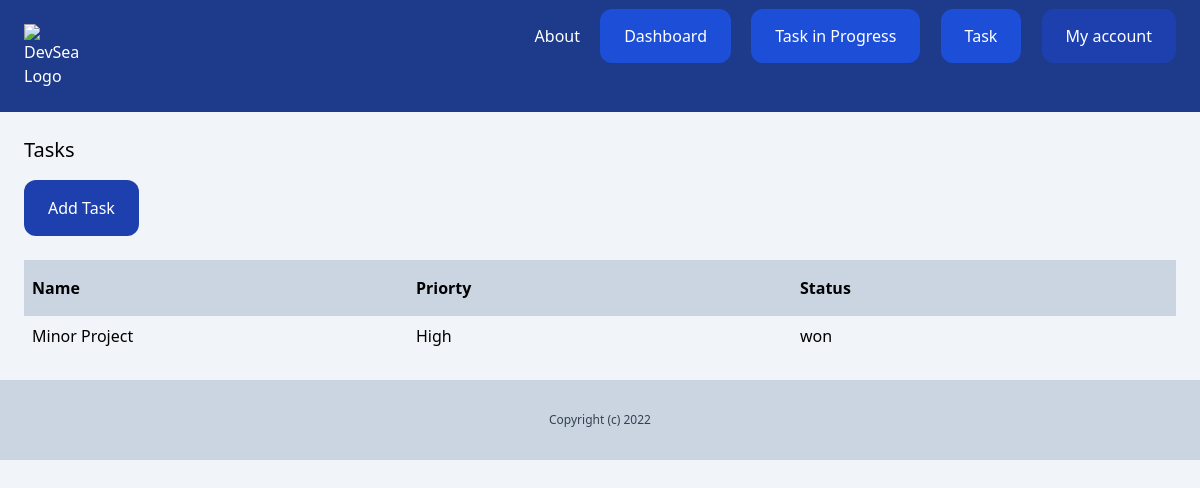
Page /dashboard/Task/ (signed in) on the committed database.
### lead/models.py (models this page shows, shortened)
class Lead(models.Model):
    LOW = 'low'
    MEDIUM = 'medium'
    HIGH = 'high'
    CHOICE_PRIORITY = (
        (LOW, 'Low'),
        (MEDIUM, 'Medium'),
        (HIGH, 'High')
    )
    NEW = 'new'
    CONTACTED = 'contacted'
    WON = 'won'
    LOST = 'lost'
    CHOICE_STATUS = (
        (NEW, 'New'),
        (CONTACTED, 'Contacted'),
        (WON, 'won'),
        (LOST, 'Lost')
    )
    team = models.ForeignKey(Team, related_name='leads',
                             on_delete=models.CASCADE)
    name = models.CharField(max_length=255)
    email = models.EmailField()
    description = models.TextField(blank=True, null=True)
    priority = models.CharField(
        max_length=10, choices=CHOICE_PRIORITY, default=MEDIUM)
    status = models.CharField(
        max_length=10, choices=CHOICE_STATUS, default=NEW)
    converted_to_cient = models.BooleanField(default=False)
    created_by = models.ForeignKey(
        User, related_name='leads', on_delete=models.CASCADE)
    created_at = models.DateTimeField(auto_now_add=True)
    modified_at = models.DateTimeField(auto_now=True)
    class Meta:
        ordering = ('name',)

### lead/views.py (the view)
# urls.py: path('', views.LeadListView.as_view(), name='list'),
class LeadListView(ListView):
    model = Lead
    @method_decorator(login_required)
    def dispatch(self, *args, **kwargs):
        return super().dispatch(*args, **kwargs)
    def get_queryset(self):
        queryset = super(LeadListView, self).get_queryset()
        return queryset.filter(
            created_by=self.request.user, converted_to_cient=False)

### lead/templates/lead/lead_list.html
{% extends 'core/base.html' %} {% block title %} Tasks {% endblock %}
{% block content %}
<div class="py-6 px-6">
  <h1 class="mb-4 text-xl">Tasks</h1>
  <a
    href="{% url 'leads:add_lead' %}"
    class="inline-block py-4 px-6 bg-blue-800 rounded-xl text-white"
    >Add Task
  </a>
  <div class="mt-6 flex justify-between">
    <div class="py-4 px-2 bg-slate-300 font-semibold w-full">Name</div>
    <div class="py-4 px-2 bg-slate-300 font-semibold w-full">Priorty</div>
    <div class="py-4 px-2 bg-slate-300 font-semibold w-full">Status</div>
  </div>
  {% for lead in object_list %}
  <div class="flex justify-between">
    <p class="py-2 px-2 w-full">
      <a href="{% url 'leads:details' lead.id %}"> {{ lead.name }} </a>
    </p>
    <p class="py-2 px-2 w-full">{{ lead.get_priority_display }}</p>
    <p class="py-2 px-2 w-full">{{ lead.get_status_display }}</p>
  </div>
  {% empty %}
  <p class="pt-5 px-2">There are no Task exist</p>
  {% endfor %}
</div>
{% endblock %}

### rows in the picture
Lead: name "Minor Project", priority "High", status "won"
